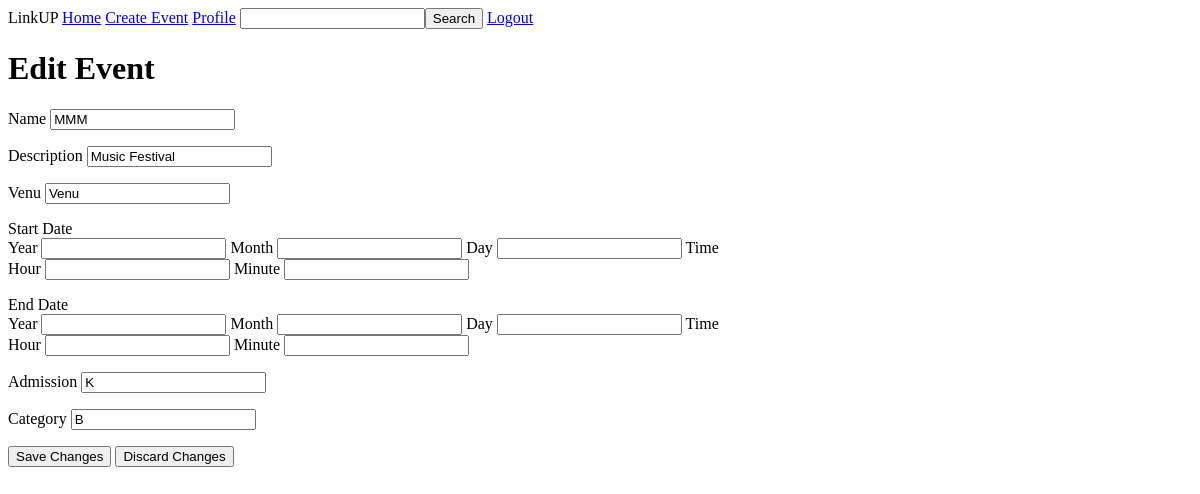
The app's page /4/edit (signed in), older data.
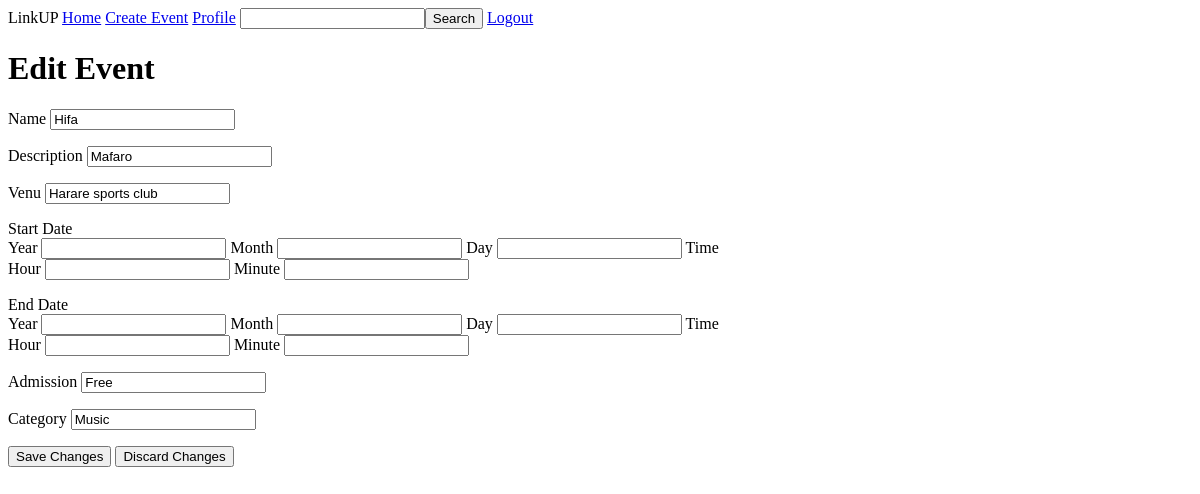
The same page, newer data.
### app/models.py (models this page shows, shortened)
class Event(db.Model):
    __searchable__ = ['name', 'venu', 'description', 'category']
    id = db.Column(db.Integer, primary_key=True)
    name = db.Column(db.String(64))
    description = db.Column(db.String(120))
    venu = db.Column(db.String(64))
    date = db.Column(db.DateTime)
    end_time = db.Column(db.DateTime)
    admission = db.Column(db.String(20), default='free')
    category = db.Column(db.String(20))
    user_id = db.Column(db.Integer, db.ForeignKey('user.id'))

### app/views.py (the view, shortened to what this page needs)
@app.route('/<int:id>/edit', methods=['GET', 'POST'])
@login_required
def edit_event(id):
    year = datetime.today().year
    form = EventForm()
    e = Event.query.get(id)
    form.name.data=e.name
    form.description.data=e.description
    form.venu.data=e.venu
    form.date.data=e.date
    form.end_time.data=e.end_time
    form.admission.data=e.admission
    form.category.data=e.category
    return render_template('edit_event.html',
                            title='Edit Event',
                            year=year,
                            form=form)

### app/forms.py
class SearchForm(Form):
    search = StringField('search', validators=[DataRequired()])

class EventForm(Form):
    name = StringField('Name of event', validators=[DataRequired(), Length(max=64)])
    description = StringField('Description', validators=[DataRequired(), Length(max=120)])
    venu = StringField('Venu', validators=[DataRequired(), Length(max=64)])
    date = DateField('Start Date Time')
    end_time = DateTimeLocalField('End Date Time')
    category = StringField('Category', validators=[DataRequired()])
    admission = StringField('Admission', validators=[DataRequired()])

### app/models.py (called while the page is built)
    @property
    def is_authenticated(self):
        return True

### app/views.py (called while the page is built)
@app.before_request
def before_request():
    g.user = current_user
    if g.user.is_authenticated:
        g.search_form = SearchForm()

@lm.user_loader
def load_user(id):
    return User.query.get(int(id))

### app/templates/edit_event.html (shortened to what this page needs)
{% extends "base.html" %}
{% block content %}
  <h1>Edit Event</h1>
    <form action="" method="post" name="event">
        {% include 'event_data.html' %}
      <span><input type="submit" value="Save Changes"></span>
      <span><a href="{{ url_for('index') }}"><input type="button" value="Discard Changes"></a></span>
    </form>
{% endblock %}

### app/templates/event_data.html (shortened to what this page needs)
<p>
  Name {{ form.name }}
  <br>
</p>
<p>
  Description {{ form.description }}
  <br>
</p>
<p>
  Venu {{ form.venu }}
  <br>
</p>
<p>
  Start Date  <br> {% include 'datetimedata.html' %}
  <br>
</p>
<p>
  End Date <br> {% include 'datetimedata.html' %}
  <br>
</p>
<p>
  Admission {{ form.admission }}
  <br>
</p>
<p>
  Category {{ form.category }}
  <br>
</p>

Row changes from the older to the newer data that the page shows:
changed Event: name "MMM" → "Hifa"; description "Music Festival" → "Mafaro"; venu "Venu" → "Harare sports club"; admission "K" → "Free"; category "B" → "Music"
